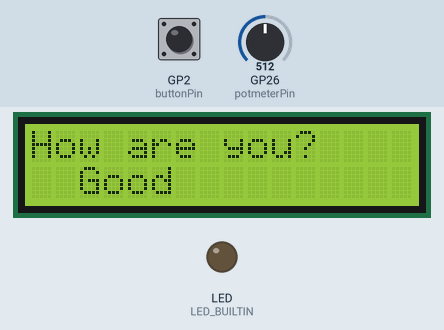
Recording of a sketch running on a simulated Raspberry Pi Pico W. Parts: 16×2 character LCD, output pins drawn as LEDs (lit = HIGH). The test bench sets the inputs (shaded band); at power-on: GP2 (buttonPin) HIGH, GP26 (potmeterPin) = 512.

Above: at 1.2 s.
1.3 s: GP2 (buttonPin) pulled LOW for 0.15 s
At 2.0 s:
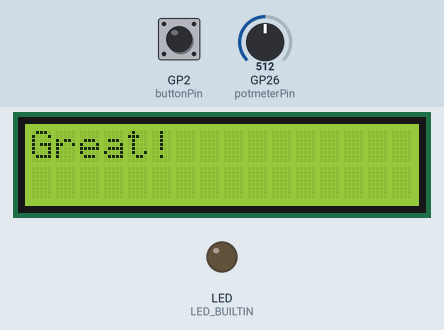
2.9 s: GP26 (potmeterPin) set to 504
At 3.4 s:
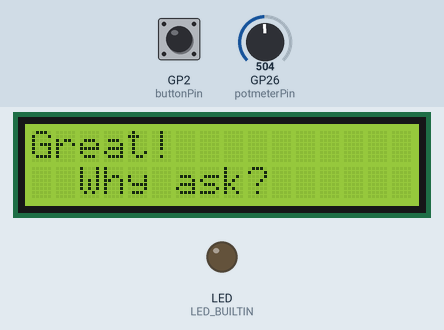
4.4 s: GP26 (potmeterPin) set to 521
At 4.8 s:
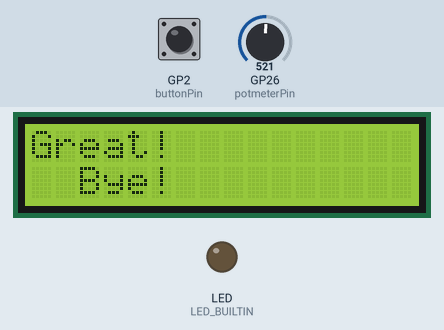
5.9 s: GP2 (buttonPin) pulled LOW for 1 s
At 7.3 s:
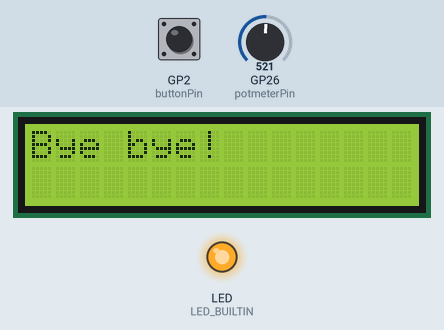
9.9 s: GP26 (potmeterPin) set to 511
At 12.3 s:
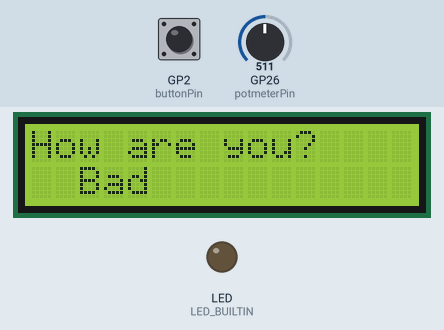
12.6 s: GP2 (buttonPin) pulled LOW for 0.15 s
At 13.8 s:
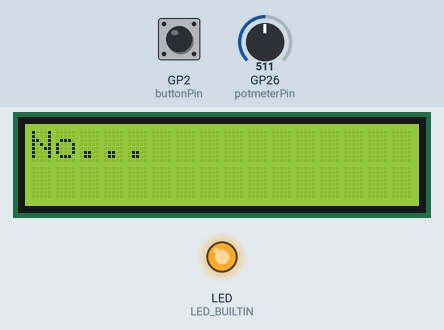
Timing chart, 0 to 16.7 s (numbered marks = the images above; inputs shaded):
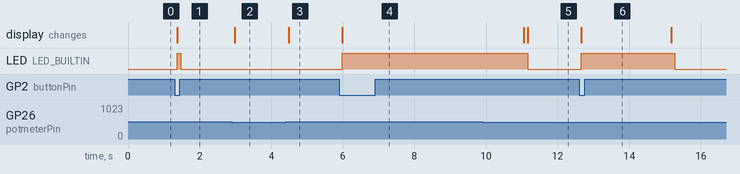

Measured:
- the behaviour switches between 512 and 511 on GP26 (potmeterPin) (found by bisection; images 1 and 2)
- after the input at 1.3 s, LED (LED_BUILTIN): LOW → HIGH after 0.07 s, → LOW 0.10 s later; the display: changes after 0.07 s (image 1)
- after the input at 2.9 s, the display: changes after 0.08 s (image 2)
- after the input at 4.4 s, the display: changes after 0.08 s (image 3)
- after the input at 5.9 s, LED (LED_BUILTIN): LOW → HIGH after 0.09 s; the display: changes after 0.09 s (image 4)
- after the input at 9.9 s, the display: first differs from a run without the input after 1.3 s (image 5)
- after the input at 12.6 s, LED (LED_BUILTIN): LOW → HIGH after 0.06 s, → LOW 2.6 s later; the display: changes after 0.06 s (image 6)

The sketch:

sketch.ino
```cpp
// Now turn this trash into treasure!
#include <LiquidCrystal.h>
int potmeterPin = A0;
int potmeterVal = 0;

int buttonPin = 2;
int buttonVal = 0;

boolean sliderRight = false;
LiquidCrystal lcd(12, 11, 10, 9, 8, 7);

String question = "How are you?";
String terminateStatement = "Bye bye!";
String responses[] = { "Good", "Bad" };
int questionIndex = 0;
void setup() {
  // put your setup code here, to run once:
  Serial1.begin(115200);
  Serial1.println("Hello, Raspberry Pi Pico W!");
  pinMode(buttonPin, INPUT_PULLUP);
  pinMode(LED_BUILTIN, OUTPUT);

  lcd.begin(16, 2);
  // you can now interact with the LCD, e.g.:
  lcd.print(question);
}
void loop() {
  potmeterVal = analogRead(potmeterPin);
  int buttonRes = digitalRead(buttonPin);
  boolean sliderRes = potmeterVal > 511;

  if (sliderRes != sliderRight) {
    if (potmeterVal > 511) {
      //Yes
      //Serial1.println("Yes");
      lcd.clear();
      lcd.print(question);
      lcd.setCursor(2, 2);
      lcd.print(responses[0]);
    } else {
      //No
      //Serial1.println("No!");
      lcd.clear();
      lcd.print(question);
      lcd.setCursor(2, 2);
      lcd.print(responses[1]);
    }
    sliderRight = sliderRes;
  }
  if (buttonVal != buttonRes) {
    if (buttonRes == LOW) {
      //Pressed the button
      digitalWrite(LED_BUILTIN, HIGH);
      //Confirm slider position
      switch (questionIndex) {
        case 0:
          {
            if (sliderRight) {
              question = "Great!";
            } else {
              lcd.clear();
              lcd.print("No...");
              delay(2500);
              question = "What's wrong?";
            }
            responses[0] = "Bye!";
            responses[1] = "Why ask?";
            break;
          }
        case 1:
          {
            if (sliderRight) {
              question = terminateStatement;
            } else {
              question = "Because I care.";
            }
            responses[0] = "Do you really?";
            responses[1] = "Bye...";
            break;
          }
        case 2:
          {
            if (sliderRight) {
              question = "Of course I care.";
              lcd.clear();
              lcd.print("I'm human..");
              delay(1500);
              lcd.clear();
              lcd.print("Just like you...");
              delay(1500);
            } else {
              question = terminateStatement;
            }
            responses[0] = "Interesting...";
            responses[1] = "No you're not!";
            break;
          }
        case 3:
          {
            if (!sliderRight) {
              lcd.clear();
              lcd.print("Sure I am...");
              delay(2000);
            }
            lcd.clear();
            lcd.print("Thanks for...");
            delay(2000);
            question = "chatting with me!";
            responses[0] = "Alright.";
            responses[1] = responses[0];
            break;
          }
        case 4:
          {
            question = terminateStatement;
            break;
          }
      }
      lcd.clear();
      lcd.print(question);
      questionIndex++;

      if (question.equals(terminateStatement)) {
        //Reset
        delay(5000);
        question = "How are you?";
        responses[0] = "Good";
        responses[1] = "Bad";
        setup();
        questionIndex = 0;
      }
    } else {
      digitalWrite(LED_BUILTIN, LOW);
    }
    buttonVal = buttonRes;
  }
  delay(100);
}
```
